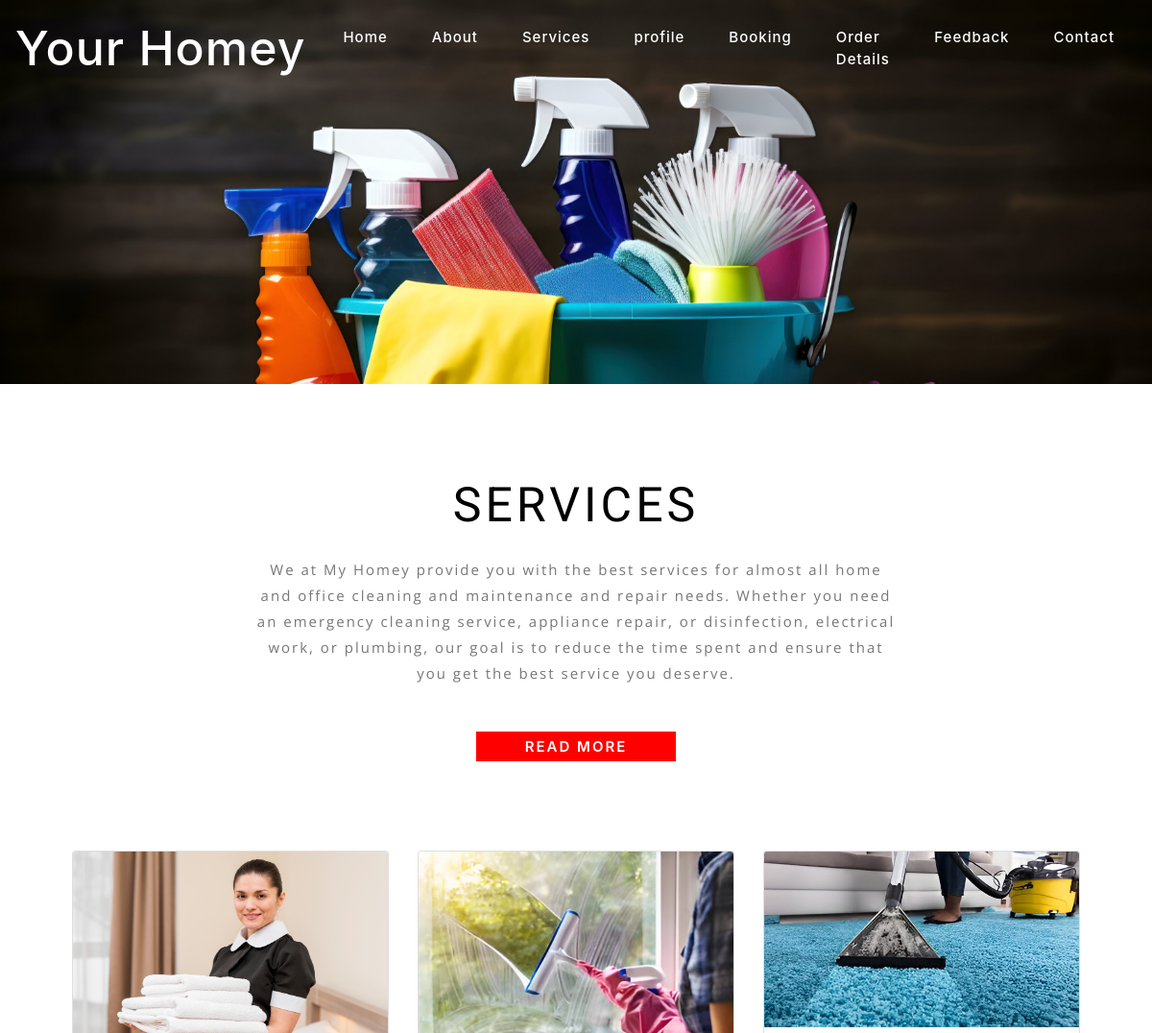
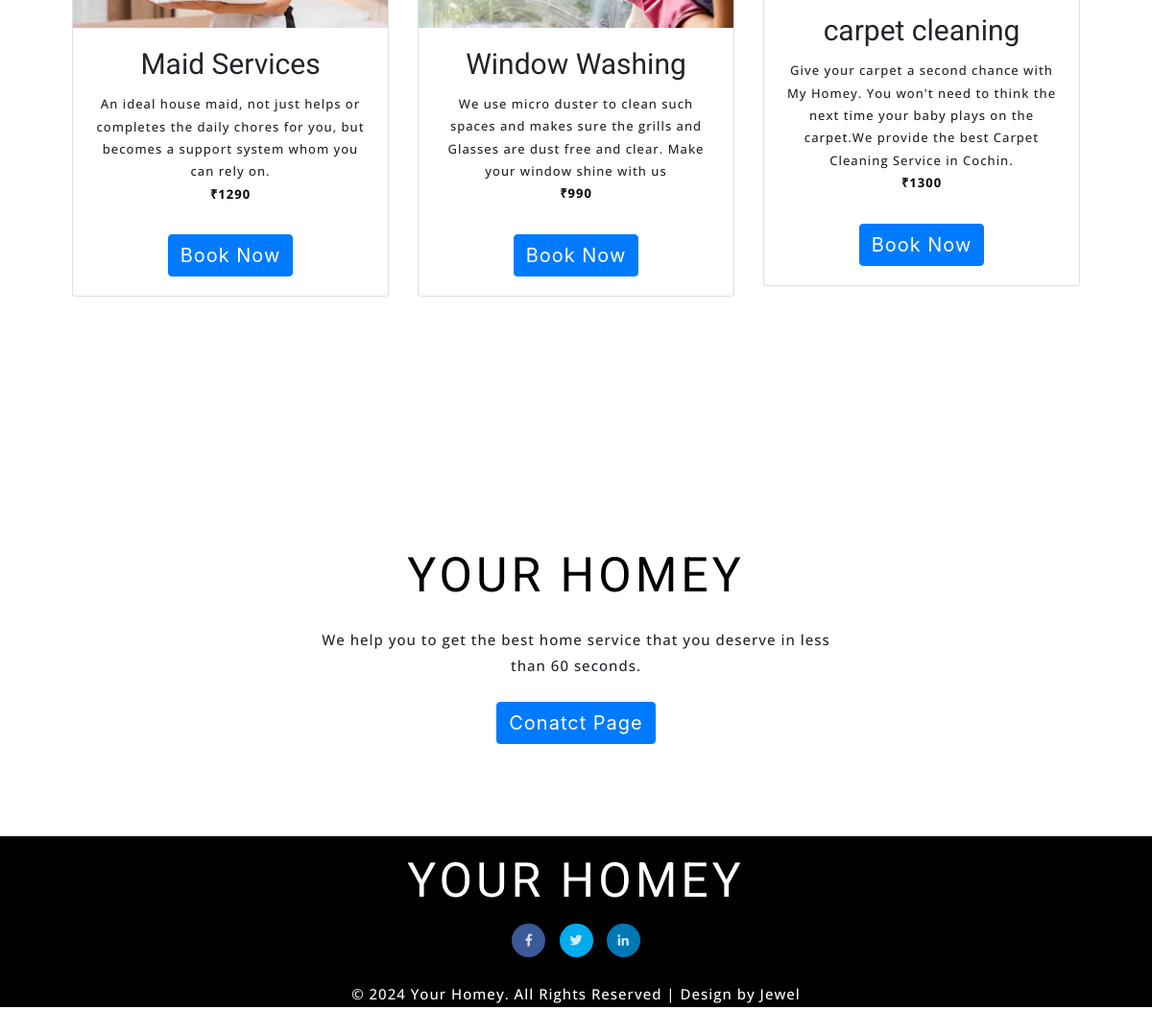
Screenshot of /userservices (signed in) with the database file from the repository (2 pictures, top to bottom).
### app1/models.py (models this page shows)
class services(models.Model):
    servicename=models.CharField(max_length=200)
    description=models.TextField(max_length=300)
    price=models.IntegerField()
    image=models.FileField()

### app1/views.py (the view)
# urls.py: path('userservices',views.user_service),
def user_service(re):
    if 'id' in re.session:
        data = services.objects.all()
        return render(re, 'userservices.html', {'d': data})
    return redirect(userhom)

### templates/userservices.html (shortened to what this page needs)
<!DOCTYPE html>
<html>
{% load static %}
<head>
<link href="{% static 'css/bootstrap.min.css' %}" rel="stylesheet" type="text/css" media="all">
<link href="{% static 'css/fontawesome-all.min.css' %}" rel="stylesheet" type="text/css" media="all">
<link href="{% static 'css/easy-responsive-tabs.css' %}" rel='stylesheet' type='text/css'/>
<link rel="stylesheet" href="{% static 'css/flexslider.css' %}" type="text/css" media="all">
<link href="{% static 'css/style.css' %}" rel="stylesheet" type="text/css" media="all"/>
</head>
<body>
<header>
<nav class="navbar navbar-expand-lg navbar-light">
  <a class="navbar-brand" href="index">Your Homey</a>
<div class="collapse navbar-collapse" id="navbarSupportedContent">
    <ul class="navbar-nav ml-auto">
      <li class="nav-item ">
        <a class="nav-link" href="userhom">Home </a>
      </li>
      <li class="nav-item">
        <a class="nav-link" href="userabout">About</a>
      </li>
	  <li class="nav-item">
        <a class="nav-link" href="userservices">Services</a>
          <li class="nav-item ">
        <a class="nav-link" href="../../usrprof">profile </a>
      </li>
        <li class="nav-item">
        <a class="nav-link" href="u_book">Booking</a>
      </li>
        <li class="nav-item">
        <a class="nav-link " href="user_bookdt">Order Details</a>
      </li>
        <li class="nav-item">
        <a class="nav-link " href="feed">Feedback</a>
      </li>
      <li class="nav-item">
        <a class="nav-link " href="usercon">Contact</a>
      </li>
    </ul>
  </div>
</nav>
	<div class="w3l_banner_info">
		<div class="slider1">
			<div class="callbacks_container">
				<ul class="rslides" id="slider3">
					<li>
						<div class="slider1-img">
							<div class="slider_banner_info">
							</div>
						</div>
					</li>
				</ul>
			</div>
		</div>
	</div>
</header>
<section class="services  py-lg-5 py-md-4 py-md-3 py-2" id="services1">
<div class="services py-lg-5 py-md-4 py-md-3 py-2" id="services">
<div class="container">
<h3 class="mb-lg-4 mb-md-3 mb-sm-2 mb-2">Services</h3>
<p class="w3_dwn">We at My Homey provide you with the best services for almost all home and office cleaning and maintenance and repair needs. Whether you need an emergency cleaning service, appliance repair, or disinfection, electrical work, or plumbing, our goal is to reduce the time spent and ensure that you get the best service you deserve.</p>
<div class="w3_rm">
<a href="about" >READ MORE</a>
</div>
    <section class="bannerbottom py-lg-5 py-md-4 py-md-3 py-2">
<div class="bannerbottom py-lg-5 py-md-4 py-md-3 py-2">
<div class="container">
<div class="row">
        {% for i in d%}
        <div class="col-md-4 col-sm-12 w3_ban1">
<div class="card" >
  <img class="card-img-top" src="{{i.image.url}}" >
  <div class="card-body">
    <h5 class="card-title">{{i.servicename}}</h5>
    <p class="card-text">{{i.description}}</p>
      <p style="color:black" class="card-text"><b>₹{{i.price}}</b></p>
    <a href="booking/{{i.pk}}" class="btn btn-primary">Book Now</a>
  </div>
</div>
            </div>
    {% endfor %}
</div>
</div>
</div>
    </section>
</div>
</div>
<section class="contact py-lg-5 py-md-4 py-md-3 py-2">
<div class="container py-lg-5 py-md-4 py-md-3 py-2">
<div class="w3_mg">
<h3>Your Homey</h3>
<p class=" my-lg-4 my-md-3 my-sm-2 my-2">We help you to get the best home service that you deserve in less than 60 seconds.</p>
<button type="button" class="btn btn-primary" data-toggle="modal" data-target="#exampleModal">
  Conatct Page
</button>
</div>
</div>
</section>
<section class="footer">
<div class="container">
<h3>Your Homey</h3>
     <div class="wrapper">
<ul class="social-icons icon-circle icon-zoom list-unstyled list-inline">
<li> <a href="#"><i class="fab fa-facebook-f"></i></a></li>
<li> <a href="#"><i class="fab fa-twitter"></i></a></li>
<li> <a href="#"><i class="fab fa-linkedin-in"></i></a></li>
</ul>
</div>
<div class="copyright">
			<p>© 2024 Your Homey. All Rights Reserved | Design by Jewel</a></p>
		</div>
	</div>
</section>
</section>
</body>
</html>

### static/css/easy-responsive-tabs.css (style rules this page uses)
body { margin: 0px; padding: 0px; background: #f5f5f5; font-weight: 500; }
ul.resp-tabs-list, p { margin: 0px; padding: 0px; }

### static/css/style.css (style rules this page uses)
body { padding: 0; margin: 0; background-color:#fff; }
body a { transition: 0.5s all; -webkit-transition: 0.5s all; -moz-transition: 0.5s all; -o-transition: 0.5s all; -ms-transition: 0.5s all; text-decoration: none; }
h1, h2, h3, h4, h5, h6 { margin: 0; padding: 0; font-weight:normal; font-family: 'Roboto', sans-serif; }
p { margin: 0; letter-spacing:1px; line-height:1.8em; font-size:13px; font-family: 'Open Sans', sans-serif; }
.row { margin:0px; padding:0px; }
ul { margin: 0; padding: 0; }
a { color:#000; }
.navbar-collapse { padding: 0; }
.slider_banner_info { padding-top: 18em; text-align: center; width: 60%; margin: 0 auto; }
.slider1-img { background: url(../images/cleaning-img2.jpeg) no-repeat 0px 0px; background-size: cover; -webkit-background-size: cover; -moz-background-size: cover; -o-background-size: cover; -ms-background-size: cover; height: 400px; }
#slider2, #slider3 { box-shadow: none; -moz-box-shadow: none; -webkit-box-shadow: none; margin: 0 auto; }
.rslides { position: relative; list-style: none; overflow: hidden; width: 100%; padding: 0; }
.rslides li { -webkit-backface-visibility: hidden; position: absolute; display: none; width: 100%; left: 0; top: 0; }
.rslides li { position: relative; display: block; float: left; }
nav.navbar.navbar-expand-lg.navbar-light { position: absolute; top: 0px; z-index: 9; width:100%; }
.w3l_banner_info { position: relative; }
.navbar-light .navbar-brand { color: #fff; font-size:50px; letter-spacing: 1px; }
.navbar-light .navbar-nav .nav-link { color: #fff; font-size: 15px; letter-spacing: 1px; margin:0 15px; }
.w3_ban1 { margin-bottom: 20px; }
.card-title { margin-bottom: .75rem; font-size: 30px; }
.card-body { text-align: center; }
a.btn.btn-primary { margin-top: 30px; }
.services h3 { text-align: center; font-size: 50px; letter-spacing:4px; color: #000; text-transform:uppercase; }
p.w3_dwn { width: 60%; margin: 0 auto; color: #777; text-align: center; font-size: 15px; line-height: 1.8em; font-weight: 400; letter-spacing: 2px; }
.w3_rm { text-align: center; margin: 50px 0px 0px; }
.w3_rm a { border: 1px solid #ff0000; padding: 5px 50px; background-color: #ff0000; color: #fff; font-size: 15px; font-weight: 600; letter-spacing: 2px; }
.w3_mg { width: 50%; margin: 0 auto; text-align: center; }
.w3_mg h3 { font-size: 50px; }
.w3_mg p { font-size: 15px; line-height:1.8em; }
.btn-primary { color: #fff; background-color: #007bff; border-color: #007bff; font-size: 20px; letter-spacing: 1px; }
.contact h3 { font-size: 50px; text-align: center; letter-spacing: 4px; text-transform:uppercase; }
.social-icons .fab { width: 35px; height: 35px; line-height: 35px; font-size:13px; text-align: center; color: #FFF; color: rgba(255, 255, 255, 0.8); -webkit-transition: all 0.3s ease-in-out; -moz-transition: all 0.3s ease-in-out; -ms-transition: all 0.3s ease-in-out; -o-transition: all 0.3s ease-in-out; transition: all 0.3s ease-in-out; }
.wrapper { margin: 15px 0; }
.social-icons.icon-circle .fab { border-radius: 50%; }
i.fab.fa-linkedin-in { background-color: #0077B5; }
i.fab.fa-twitter { background-color: #00aced; }
i.fab.fa-facebook-f { background-color: #3b5998; }
.list-inline li { display: inline-block; padding-right: 5px; padding-left: 5px; margin-bottom: 10px; }
section.footer { text-align: center; background-color: #000; padding: 1em 0 0; }
section.footer h3 { font-size: 50px; color: #fff; }
.copyright p { color:#fff; font-size: 15px; }

### rows the page displays
services: image (picture), servicename "Maid Services", description "An ideal house maid, not just helps or completes the daily chores for you, but becomes a support system whom you can rely on.", price "1290"
services: image (picture), servicename "Window Washing", description "We use micro duster to clean such spaces and makes sure the grills and Glasses are dust free and clear. Make your window shine with us", price "990"
services: image (picture), servicename "carpet cleaning", description "Give your carpet a second chance with My Homey. You won't need to think the next time your baby plays on the carpet.We provide the best Carpet Cleaning Service in Cochin.", price "1300"
